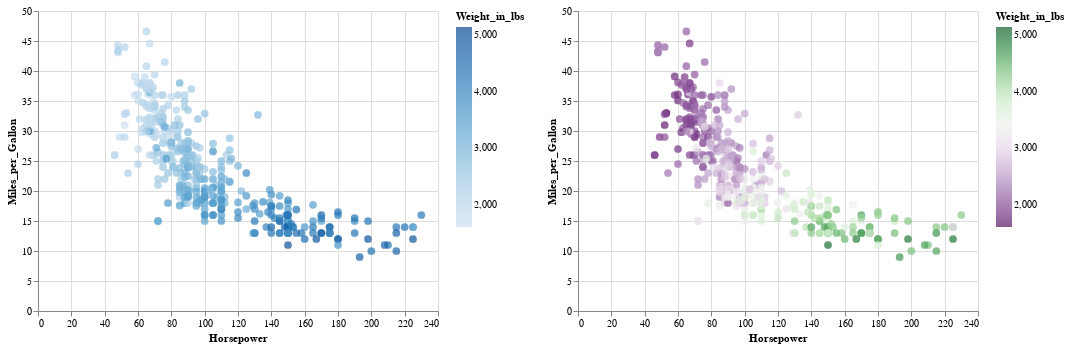

The notebook cell saved with this chart:
### Code cell
points1 = alt.Chart(cars).mark_circle(size=60).encode(
    x='Horsepower:Q',
    y='Miles_per_Gallon:Q',
    color='Weight_in_lbs',
    tooltip=['Name', 'Origin', 'Horsepower', 'Miles_per_Gallon']
).interactive()

points2 = alt.Chart(cars).mark_circle(size=60).encode(
    x='Horsepower:Q',
    y='Miles_per_Gallon:Q',
    color=alt.Color('Weight_in_lbs', scale=alt.Scale(scheme='purplegreen')),
    tooltip=['Name', 'Origin', 'Horsepower', 'Miles_per_Gallon']
).interactive()

alt.hconcat(points1, points2, resolve=alt.Resolve(scale=alt.LegendResolveMap(color=alt.ResolveMode('independent'))))

### Figure 1 — Vega-Lite specification as saved in the notebook (floating-point values rounded to 4 significant figures; data arrays with more than 128 entries replaced by an {"elided": "..."} marker saying what was removed)
{"$schema": "https://vega.github.io/schema/vega-lite/v2.4.3.json", "config": {"view": {"height": 300, "width": 400}}, "hconcat": [{"data": {"values": {"elided": "406 records"}}, "encoding": {"color": {"field": "Weight_in_lbs", "type": "quantitative"}, "tooltip": [{"field": "Name", "type": "nominal"}, {"field": "Origin", "type": "nominal"}, {"field": "Horsepower", "type": "quantitative"}, {"field": "Miles_per_Gallon", "type": "quantitative"}], "x": {"field": "Horsepower", "type": "quantitative"}, "y": {"field": "Miles_per_Gallon", "type": "quantitative"}}, "mark": {"size": 60, "type": "circle"}, "selection": {"selector003": {"bind": "scales", "encodings": ["x", "y"], "mark": {"fill": "#333", "fillOpacity": 0.125, "stroke": "white"}, "on": "[mousedown, window:mouseup] > window:mousemove!", "resolve": "global", "translate": "[mousedown, window:mouseup] > window:mousemove!", "type": "interval", "zoom": "wheel!"}}}, {"data": {"values": {"elided": "406 records"}}, "encoding": {"color": {"field": "Weight_in_lbs", "scale": {"scheme": "purplegreen"}, "type": "quantitative"}, "tooltip": [{"field": "Name", "type": "nominal"}, {"field": "Origin", "type": "nominal"}, {"field": "Horsepower", "type": "quantitative"}, {"field": "Miles_per_Gallon", "type": "quantitative"}], "x": {"field": "Horsepower", "type": "quantitative"}, "y": {"field": "Miles_per_Gallon", "type": "quantitative"}}, "mark": {"size": 60, "type": "circle"}, "selection": {"selector004": {"bind": "scales", "encodings": ["x", "y"], "mark": {"fill": "#333", "fillOpacity": 0.125, "stroke": "white"}, "on": "[mousedown, window:mouseup] > window:mousemove!", "resolve": "global", "translate": "[mousedown, window:mouseup] > window:mousemove!", "type": "interval", "zoom": "wheel!"}}}], "resolve": {"scale": {"color": "independent", "x": "independent", "y": "independent"}}}
